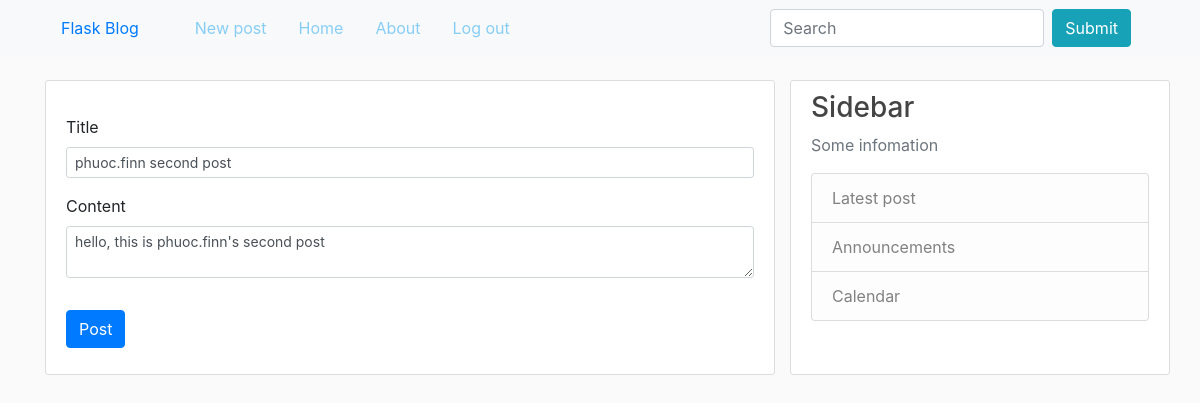
/post/12/update (signed in), run on the app's committed database.
### blog/models.py (models this page shows, shortened)
class Post(db.Model):
    id = db.Column(db.Integer, primary_key=True)
    title = db.Column(db.String(100), nullable=False)
    date_posted = db.Column(db.DateTime, nullable=False,
                            default=datetime.datetime.utcnow())
    content = db.Column(db.Text, nullable=False)
    user_id = db.Column(db.Integer, db.ForeignKey('user.id'), nullable=False)

### blog/posts/routes.py (the view)
@posts.route('/post/<int:post_id>/update', methods=['GET', 'POST'])
@login_required
def update_post(post_id):
    post = Post.query.get_or_404(post_id)
    if post.author != current_user:
        abort(404)
    form = PostForm()
    if form.validate_on_submit():
        post.title = form.title.data
        post.content = form.content.data
        db.session.commit()
        flash(f'Your post have been updated!', 'success')
        return redirect(url_for('posts.post', post_id=post.id))
    elif request.method == 'GET':
        form.title.data = post.title
        form.content.data = post.content
    return render_template('create.html', title='Update post', form=form)

### blog/posts/forms.py
class PostForm(FlaskForm):
    title = StringField('Title', validators=[DataRequired()])
    content = TextAreaField('Content', validators=[DataRequired()])
    submit = SubmitField('Post')

### blog/models.py (called while the page is built)
@login_manger.user_loader
def load_user(user_id):
    return User.query.get(int(user_id))

### blog/templates/create.html (shortened to what this page needs)
{% extends 'layout.html' %}
{% block content %}
    <div class="content">
        <form action="" class="needs-validation" method="POST" novalidate>
            <fieldset class="form-group">
                <div class="form-group">
                    {{ form.title.label(class="form-control-label") }}
                    {% if form.title.errors %}
                        {{ form.title(class="form-control form-control-sm is-invalid") }}
                        {% for error in form.title.errors %}
                            <span>{{ error }}</span>
                        {% endfor %}
                    {% else %}
                        {{ form.title(class="form-control form-control-sm") }}
                    {% endif %}
                </div>
                <div class="form-group">
                    {{ form.content.label(class="form-control-label") }}
                    {% if form.content.errors %}
                        {{ form.content(class="form-control form-control-sm is-invalid") }}
                        {% for error in form.content.errors %}
                            <span>{{ error }}</span>
                        {% endfor %}
                    {% else %}
                        {{ form.content(class="form-control form-control-sm") }}
                    {% endif %}
                </div>
            </fieldset>
            <div class="form-group">
                {{ form.submit(class="btn btn-primary") }}
            </div>
        </form>
    </div>
{% endblock content %}

### blog/static/main.css (style rules this page uses)
body { margin-top: 5em; background: #fafafa; }
.content { background: #ffffff; padding: 10px 20px; border: 1px solid #dddddd; border-radius: 3px; margin-bottom: 20px; }

### data on the page
Post: title "phuoc.finn second post", content "hello, this is phuoc.finn's second post"
